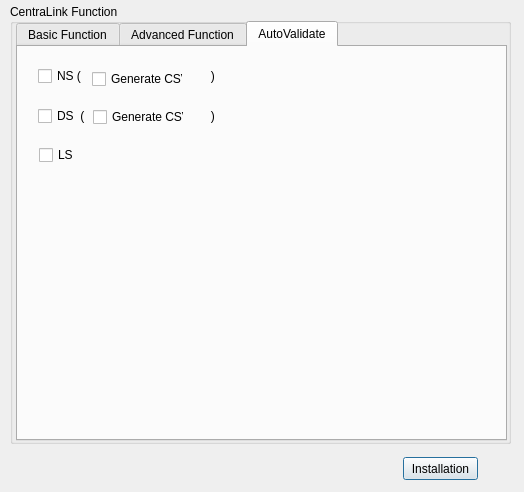
<?xml version="1.0" encoding="UTF-8"?>
<ui version="4.0">
 <class>Dialog</class>
 <widget class="QDialog" name="Dialog">
  <property name="geometry">
   <rect>
    <x>0</x>
    <y>0</y>
    <width>524</width>
    <height>492</height>
   </rect>
  </property>
  <property name="windowTitle">
   <string>Dialog</string>
  </property>
  <widget class="QGroupBox" name="groupBox">
   <property name="geometry">
    <rect>
     <x>10</x>
     <y>4</y>
     <width>501</width>
     <height>440</height>
    </rect>
   </property>
   <property name="title">
    <string>CentraLink Function</string>
   </property>
   <widget class="QTabWidget" name="tabWidget">
    <property name="geometry">
     <rect>
      <x>6</x>
      <y>17</y>
      <width>491</width>
      <height>420</height>
     </rect>
    </property>
    <property name="currentIndex">
     <number>2</number>
    </property>
    <widget class="QWidget" name="tab">
     <attribute name="title">
      <string>Basic Function</string>
     </attribute>
    </widget>
    <widget class="QWidget" name="widget">
     <attribute name="title">
      <string>Advanced Function</string>
     </attribute>
    </widget>
    <widget class="QWidget" name="tab_3">
     <attribute name="title">
      <string>AutoValidate</string>
     </attribute>
     <widget class="QCheckBox" name="checkBox">
      <property name="geometry">
       <rect>
        <x>20</x>
        <y>20</y>
        <width>251</width>
        <height>18</height>
       </rect>
      </property>
      <property name="text">
       <string>NS (                                       )</string>
      </property>
     </widget>
     <widget class="QCheckBox" name="checkBox_2">
      <property name="geometry">
       <rect>
        <x>20</x>
        <y>60</y>
        <width>191</width>
        <height>18</height>
       </rect>
      </property>
      <property name="text">
       <string>DS  (                                      )</string>
      </property>
     </widget>
     <widget class="QCheckBox" name="checkBox_3">
      <property name="geometry">
       <rect>
        <x>21</x>
        <y>99</y>
        <width>71</width>
        <height>18</height>
       </rect>
      </property>
      <property name="text">
       <string>LS </string>
      </property>
     </widget>
     <widget class="QCheckBox" name="checkBox_4">
      <property name="geometry">
       <rect>
        <x>74</x>
        <y>22</y>
        <width>91</width>
        <height>20</height>
       </rect>
      </property>
      <property name="text">
       <string>Generate CSV </string>
      </property>
     </widget>
     <widget class="QCheckBox" name="checkBox_5">
      <property name="geometry">
       <rect>
        <x>75</x>
        <y>60</y>
        <width>91</width>
        <height>20</height>
       </rect>
      </property>
      <property name="text">
       <string>Generate CSV </string>
      </property>
     </widget>
    </widget>
   </widget>
  </widget>
  <widget class="QPushButton" name="pushButton">
   <property name="geometry">
    <rect>
     <x>403</x>
     <y>457</y>
     <width>75</width>
     <height>23</height>
    </rect>
   </property>
   <property name="text">
    <string>Installation</string>
   </property>
  </widget>
 </widget>
 <resources/>
 <connections/>
</ui>
